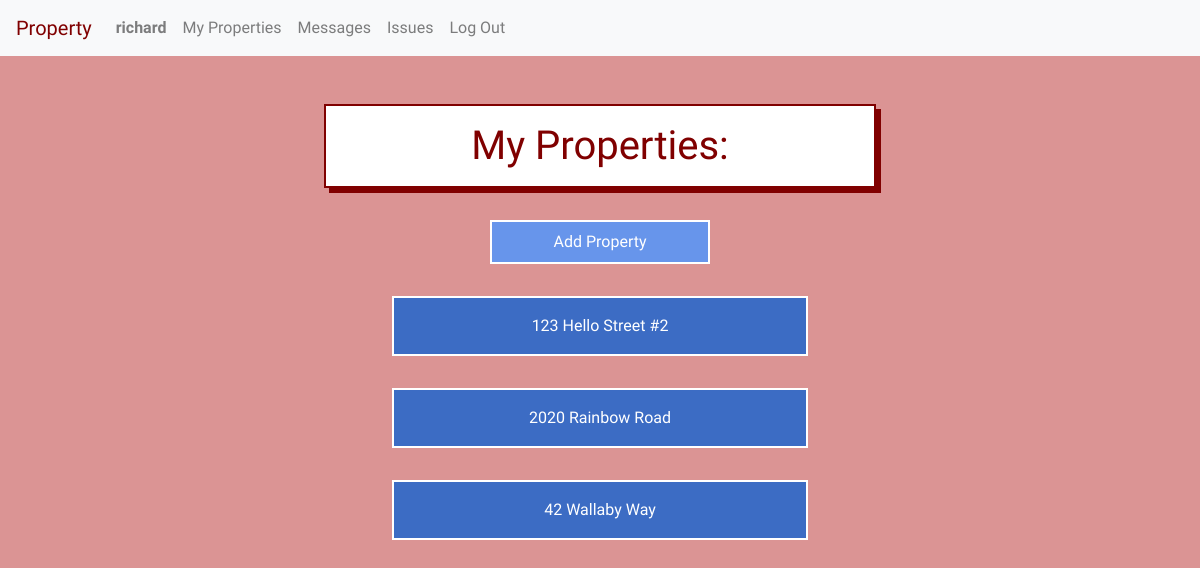
Page / (signed in) on the earlier database version.
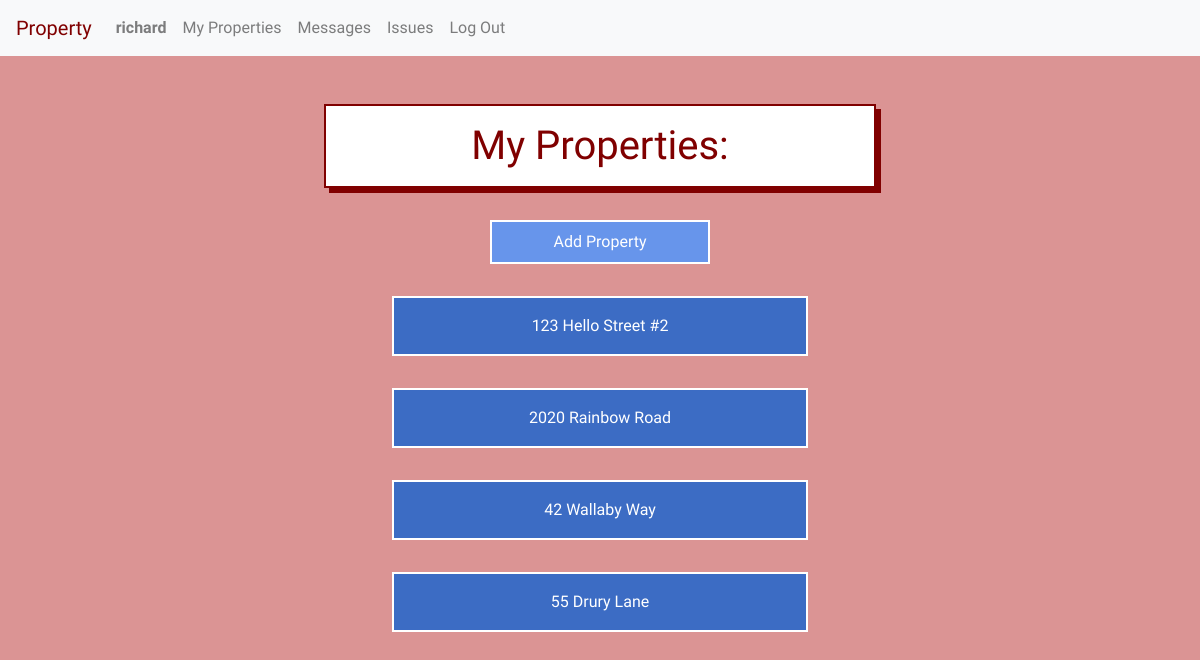
Same page on the later database version.
### property/models.py (models this page shows, shortened)
class Unit(models.Model):
    manager = models.ForeignKey(User, on_delete=models.CASCADE, related_name="managers")
    tenant = models.ForeignKey(User, on_delete=models.CASCADE, related_name="tenants", blank=True, null=True)
    address = models.CharField(max_length=200)
    image = models.URLField(blank=True, default='', max_length=1000)
    def __str__(self):
        return f"{self.address}"

### property/views.py (the view, shortened to what this page needs)
# urls.py: path("", views.index, name="index"),
def index(request):
        if request.user.is_authenticated:
            if request.user.manager:
                try:
                    units = Unit.objects.filter(manager=request.user)
                except ObjectDoesNotExist:
                    units = None
                print(units)
                return render(request, 'property/index.html', {
                    "units": units
                })
        else:
            return render(request, 'property/login.html')

### property/templates/property/index.html (shortened to what this page needs)
{% extends "property/layout.html" %}
{% block body %}
    {% if user.manager %}
        {% if not units %}
            <br><br>
            <p> You have not registered any properties yet. </p>
            <p> Let's get started! </p>
            <br><br>
            <div class="add-property-link">
                <a href="{% url 'add_property' %}">Add Property</a>
            </div>
        {% else %}
            <h1>My Properties:</h1>
            <div class="add-property-link">
                <a href="{% url 'add_property' %}">Add Property</a>
            </div>
            <div class="list-container">
            {% for unit in units %}
                <div class="listed-item-link">
                    <a href="{% url 'unit' unit.id %}">{{unit}}</a>
                </div>
            {% endfor %}
            </div>
        {% endif %}
    {% endif %}
{% endblock %}

Differences in the rows shown:
added Unit: address "55 Drury Lane"
